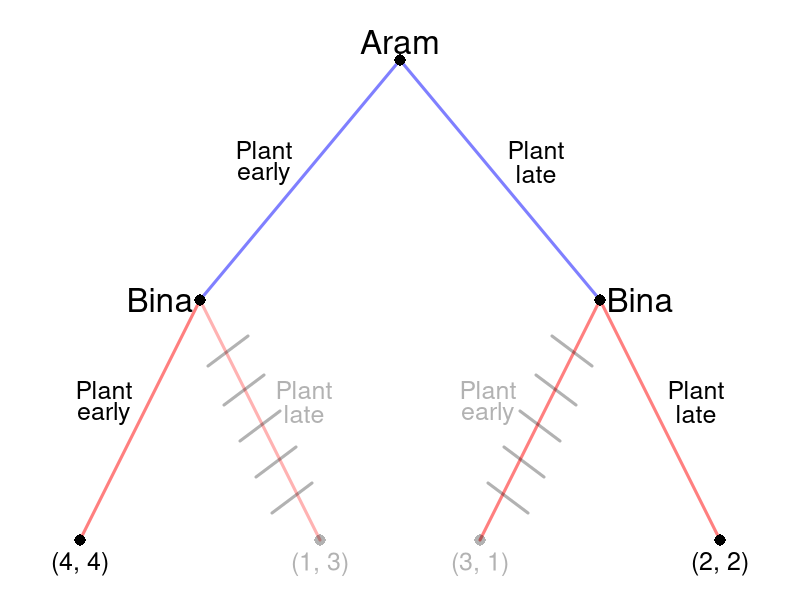

Here is the R script that generated this plot:
require(shape)
pdf(file = "people/sequential_palanpur_player1.pdf", width = 9, height = 7)

#Set parameters for graphics
axislabelsize <- 1.5
labelsize <- 2
actionlabelsize <- 1.5
graphlinewidth <- 3
segmentlinewidth <- 2
nodesize <- 1.5
fadelevel <- 0.3

COL <- c("#7fc97f", "#beaed4", "#fdc086", "#ffff99", "#386cb0", "#f0027f", "#bf5b17", "#666666")
COLA <- c("#99d8c9","#66c2a4","#41ae76", "#238b45", "#005824")
COLB <- c("#4eb3d3", "#2b8cbe", "#0868ac","#084081")

par(mar =  c(0, 0, 0, 0))

xlims <- c(0, 10)
ylims <- c(0, 10)

npts <- 501 
x <- seq(xlims[1], xlims[2], length.out = npts)
y <- seq(ylims[1], ylims[2], length.out = npts) 

plot(0, 0, xlim = xlims, ylim = ylims, type = "n",
     xlab = expression(paste("")),
     ylab = expression(paste("")), 
     xaxt = "n", 
     yaxt = "n", 
     cex.lab = axislabelsize, 
     bty = "n",
     xaxs="i", 
     yaxs="i")

ticksy <- seq(from = 0, to = ylims[2], by = 2)
ylabels <- seq(from = 0, to = ylims[2], by = 2)
ticksx <- seq(from = 0, to = xlims[2], by = 2)
xlabels <- seq(from = 0, to = xlims[2], by = 2)

#Branches for Aram
#Plant early
segments(5, 9, 2.5, 5, lty = 1, col = rgb(0, 0, 1, 0.5), lwd = graphlinewidth)
#Plant late
segments(5, 9, 7.5, 5, lty = 1, col = rgb(0, 0, 1, 0.5), lwd = graphlinewidth)

#Branches for Bina
#From Aram planting early
#Bina plants early
segments(2.5, 5, 1, 1, lty = 1, col = rgb(1, 0, 0, 0.5), lwd = graphlinewidth)
#Bina plants late
segments(2.5, 5, 4, 1, lty = 1, col = rgb(1, 0, 0, fadelevel), lwd = graphlinewidth)

#From Aram plants late
#Bina plants early
segments(7.5, 5, 6, 1, lty = 1, col = rgb(1, 0, 0, 0.5), lwd = graphlinewidth)


#Bina plants late
segments(7.5, 5, 9, 1, lty = 1, col = rgb(1, 0, 0, 0.5), lwd = graphlinewidth)

#Initial node
points(5, 9, pch = 16, col = "black", cex = nodesize)

#P1 Nodes
points(2.5, 5, pch = 16, col = "black", cex = nodesize)
points(7.5, 5, pch = 16, col = "black", cex = nodesize)

#P2 Terminal Nodes
points(1, 1, pch = 16, col = "black", cex = nodesize)
points(4, 1, pch = 16, col = rgb(0,0,0,fadelevel), cex = nodesize)
points(6, 1, pch = 16, col = rgb(0,0,0,fadelevel), cex = nodesize)
points(9, 1, pch = 16, col = "black", cex = nodesize)

text(5, 9.3, expression(paste("Aram")), cex = labelsize)

text(3.3, 7.5, expression(paste("Plant")), cex = actionlabelsize)
text(3.3, 7.1, expression(paste("early")), cex = actionlabelsize)
text(6.7, 7.5, expression(paste("Plant")), cex = actionlabelsize)
text(6.7, 7.1, expression(paste("late")), cex = actionlabelsize)


text(2, 5, expression(paste("Bina")), cex = labelsize)
text(1.3, 3.5, expression(paste("Plant")), cex = actionlabelsize)
text(1.3, 3.1, expression(paste("early")), cex = actionlabelsize)
text(3.8, 3.5, expression(paste("Plant")), cex = actionlabelsize, col = rgb(0,0,0,fadelevel))
text(3.8, 3.1, expression(paste("late")), cex = actionlabelsize, col = rgb(0,0,0,fadelevel))


text(8, 5, expression(paste("Bina")), cex = labelsize)
text(6.1, 3.5, expression(paste("Plant")), cex = actionlabelsize, col = rgb(0,0,0,fadelevel))
text(6.1, 3.1, expression(paste("early")), cex = actionlabelsize, col = rgb(0,0,0,fadelevel))
text(8.7, 3.5, expression(paste("Plant")), cex = actionlabelsize)
text(8.7, 3.1, expression(paste("late")), cex = actionlabelsize)

#Payoffs 
text(1, .6, expression("(4, 4)"), cex = actionlabelsize)
text(4, .6, expression("(1, 3)"), cex = actionlabelsize ,col = rgb(0,0,0,fadelevel))
text(6, .6, expression("(3, 1)"), cex = actionlabelsize, col = rgb(0,0,0,fadelevel))
text(9, .6, expression("(2, 2)"), cex = actionlabelsize)

#Cutting branch plant late when A plants early
segments(2.6, 3.9, 3.1, 4.4, lty = 1, col = rgb(0,0,0,fadelevel), lwd = graphlinewidth)
segments(2.8, 3.25, 3.3, 3.75, lty = 1, col = rgb(0,0,0,fadelevel), lwd = graphlinewidth)
segments(3, 2.65, 3.5, 3.15, lty = 1, col = rgb(0,0,0,fadelevel), lwd = graphlinewidth)
segments(3.2, 2.05, 3.7, 2.55, lty = 1, col = rgb(0,0,0,fadelevel), lwd = graphlinewidth)
segments(3.4, 1.45, 3.9, 1.95, lty = 1, col = rgb(0,0,0,fadelevel), lwd = graphlinewidth)


#Cutting branch plant late when A plants
segments(7.4, 3.9, 6.9, 4.4, lty = 1, col = rgb(0,0,0,fadelevel), lwd = graphlinewidth)
segments(7.2, 3.25, 6.7, 3.75, lty = 1, col = rgb(0,0,0,fadelevel), lwd = graphlinewidth)
segments(7, 2.65, 6.5, 3.15, lty = 1, col = rgb(0,0,0,fadelevel), lwd = graphlinewidth)
segments(6.8, 2.05, 6.3, 2.55, lty = 1, col = rgb(0,0,0,fadelevel), lwd = graphlinewidth)
segments(6.6, 1.45, 6.1, 1.95, lty = 1, col = rgb(0,0,0,fadelevel), lwd = graphlinewidth)


dev.off()
